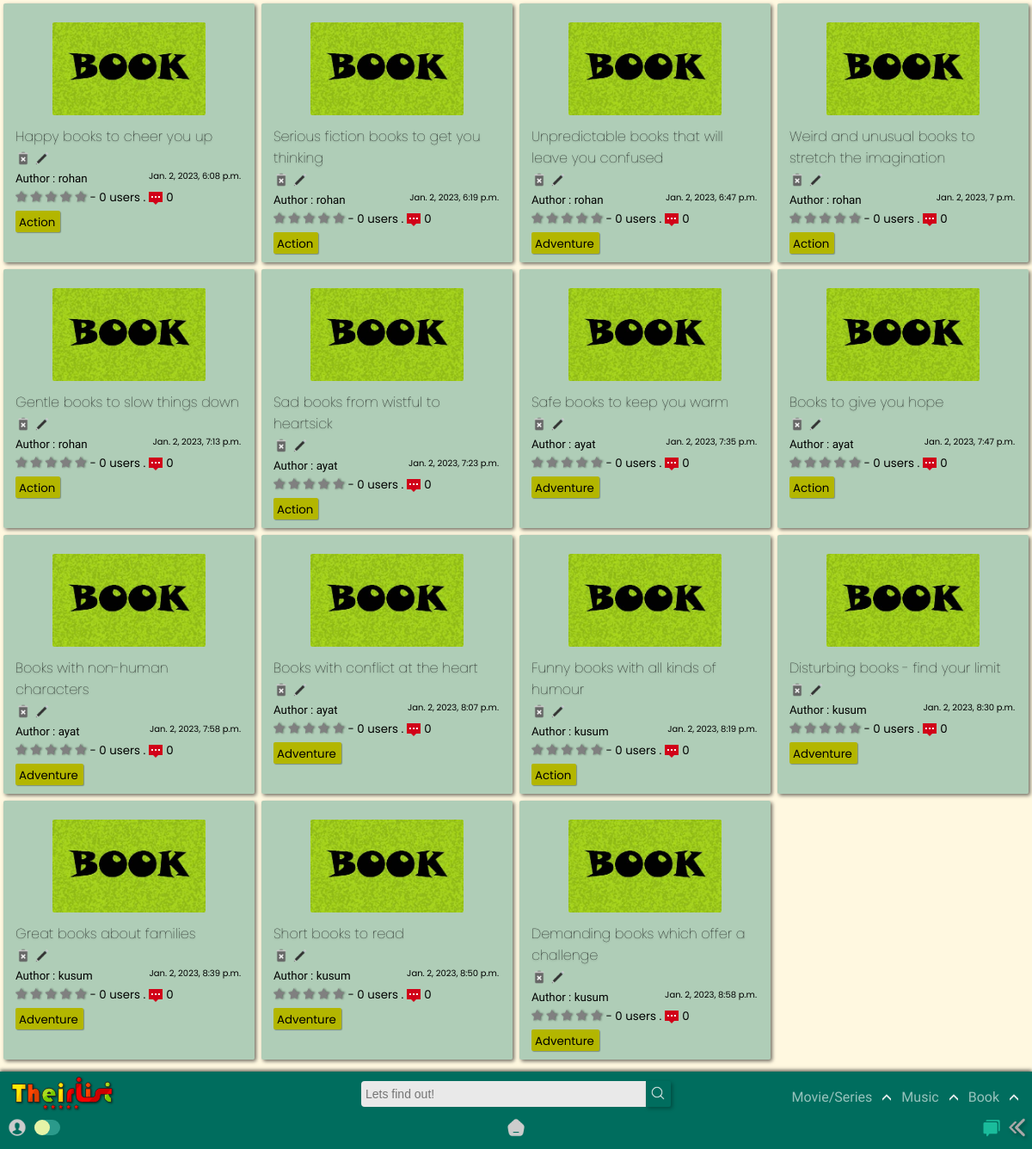
The page /home/book/ on the database as committed earlier.
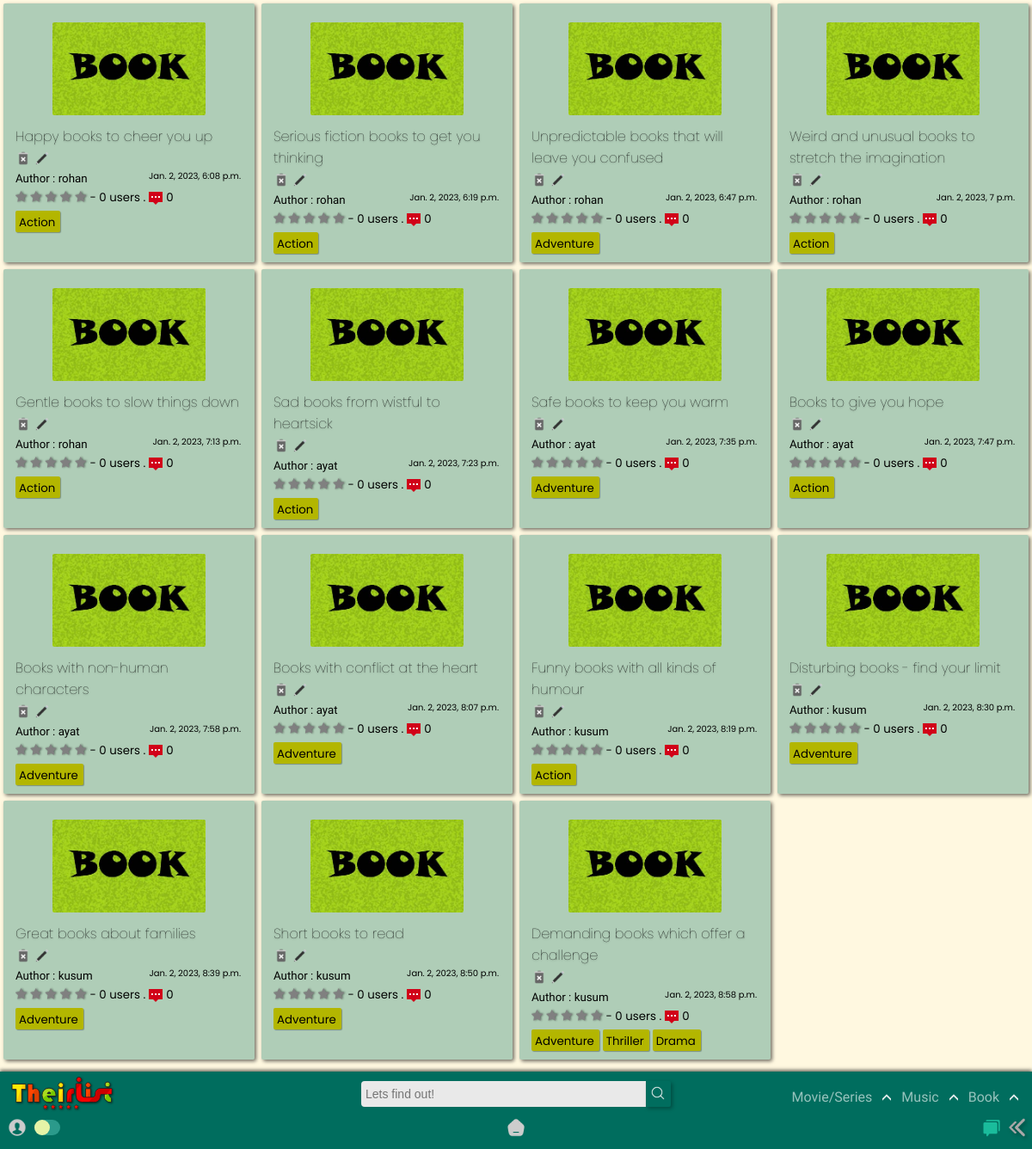
The same page on the database as committed later.
### app/models.py (models this page shows, shortened)
class BookList(models.Model):
    title = models.CharField(max_length=120)
    creator = models.ForeignKey(User,on_delete=models.SET_NULL,blank=True, null=True)
    genre = models.ManyToManyField('BookGenre',blank=True)
    posted = models.DateTimeField(auto_now_add=True)
    content = RichTextField(null=True,default=' ')
    type = models.CharField(max_length=10,default="book")
    spoiler_choices = [(False, 'No'),(True, 'Yes')]
    spoiler = models.BooleanField(default=False,null=True, choices = spoiler_choices)
    slug = models.SlugField(max_length= 300,null=True, blank = True, unique=True)
    def average_rating(self) -> float:
        return BookStarr.objects.filter(list=self).aggregate(Avg("rate"))["rate__avg"] or 0
    def count_rating(self):
        return BookStarr.objects.filter(list=self).count()
    def count_comments(self):
        return BookReview.objects.filter(BookList=self).count()

class BookGenre(models.Model):
    name = models.CharField(max_length=150)
    def __str__(self):
        return self.name

### app/views.py (the view)
# urls.py: path('book/',views.book, name='book'),
def book(request,query=None):
    if not query:
        qs = BookList.objects.all()
    else:
        qs = BookList.objects.filter(genre__name__icontains=query)
    return render(request, 'app/book.html', {'query': qs, 'result' : query} )

### templates/app/book.html (shortened to what this page needs)
{% extends "index.html" %}
{% load static %}
{% block content %}
<section>
    <div class="contain-sec" id="contain-sec4">
      {% for film in query %}
      <div class="elements">
        <div class="thumb">
          <img src="{% static 'app/images/book-poster.jpg' %}" width="100px" />
        </div>
        <div class="Title">
          <a href="{% url 'app:booklist_detail' film.slug %}"><h4 class="tit"  id="tit">{{film.title}}</h4></a>
          {% if user.id == film.creator.id %}
          <a href="{% url 'app:delete_book' film.slug %}"><img src ="{% static 'app/images/delete.png' %}"></a>
          <a href="{% url 'app:update_booklist' film.slug %}"><img src ="{% static 'app/images/edit.png' %}"></a>
          {% else %}
          <img src ="{% static 'app/images/delete-dis.png' %}">
          <img src ="{% static 'app/images/edit-dis.png' %}">
          {% endif %}
        </div>
        <div class="Author">
          <small>Author : {{film.creator.username}}<span>{{film.posted}}</span></small>
        </div>
        <div class="rating">
          <span class="star-headline">
            <span class="fa fa-star {% if film.average_rating > 0 %} checked {% endif %}"></span>
            <span class="fa fa-star {% if film.average_rating > 1 %} checked {% endif %}"></span>
            <span class="fa fa-star {% if film.average_rating > 2 %} checked {% endif %}"></span>
            <span class="fa fa-star {% if film.average_rating > 3 %} checked {% endif %}" ></span>
            <span class="fa fa-star {% if film.average_rating > 4 %} checked {% endif %}"></span>
          </span>
          <small> - {{film.count_rating}} users .<img class="comments_count" src="{% static 'app/images/comments.png' %}">{{film.count_comments}}</small>
        </div>
          {% for tag in film.genre.all %}
          <div class="Genre">
            <a href="{% url 'app:book' query=tag %}">
              <small>{{ tag }}</small>
            </a>
          </div>
            {% empty %}
            No tags!
          {% endfor %}
      </div>
      {% endfor %}
    </div>
  </section>
{% endblock content %}

Rows that differ between the two databases and show on the page:
added BookGenre: name "Thriller", shown under BookList "Demanding books which offer a challenge"
added BookGenre: name "Drama", shown under BookList "Demanding books which offer a challenge"
